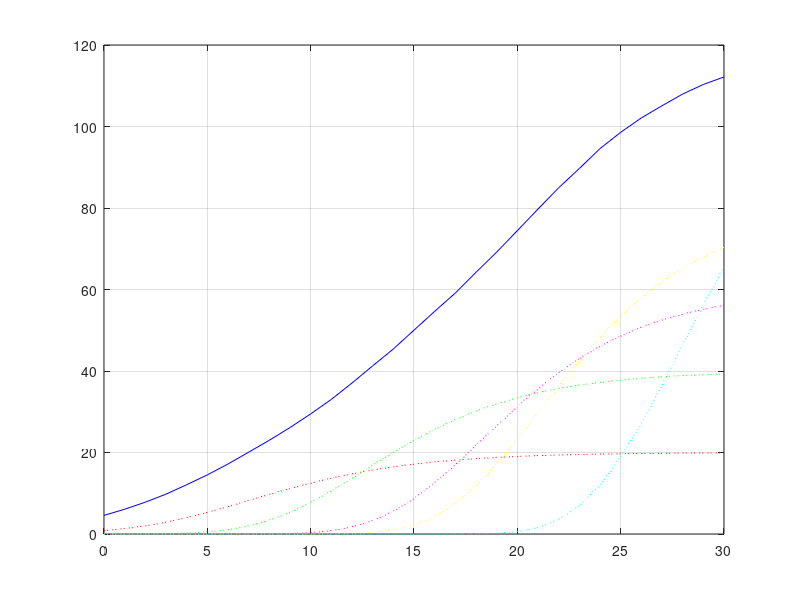

Here is the MATLAB script that generated this plot:
close all; clear; clc;

AMC_throughput=load('Rayleigh_AMC.mat');
Throughput=load("Rayleigh_Coherent.mat");
Rayleigh=[Throughput.BP_rayleigh; Throughput.QP_rayleigh; ...
    Throughput.P8_rayleigh; Throughput.Q16_rayleigh; Throughput.Q64_rayleigh];

P_db=0:0.1:30;
plot(P_db,Throughput.BP_rayleigh,':r'); hold on; grid on;
plot(P_db,Throughput.QP_rayleigh,':g');
plot(P_db,Throughput.P8_rayleigh,':m');
plot(P_db,Throughput.Q16_rayleigh,':y');
plot(P_db,Throughput.Q64_rayleigh,':c');
P_db=0:1:30;
plot(P_db,AMC_throughput.Throughput,'-b')